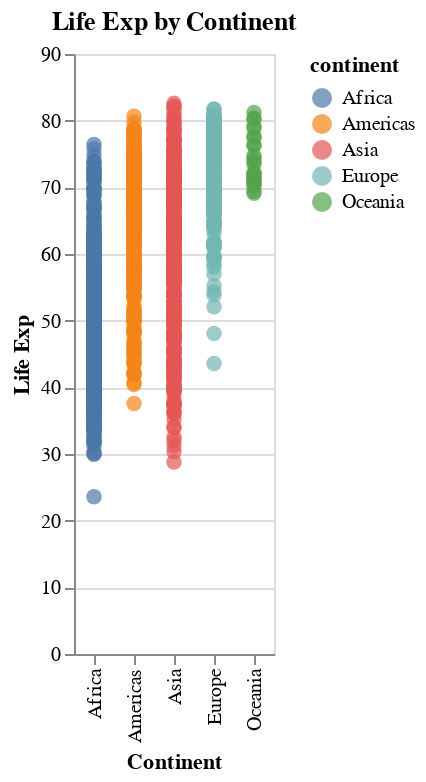

The notebook cell saved with this chart:
### Markdown cell above
We illustrated the distribution of life expectancy across continents using a basic scatter plot. Now, let's enhance the visual appeal and functionality of our plot with additional features provided by the `doeasyeda` package.

Firstly, we will enrich our plot with a colorful palette to differentiate between continents more distinctly. The modified function call is as follows:

### Code cell
create_scatter_plot(df, 'continent', 'lifeExp', color='continent', 
                    title='Life Exp by Continent', x_title= 'Continent', y_title='Life Exp')

### Figure 1 — Vega-Lite specification as saved in the notebook (floating-point values rounded to 4 significant figures; data arrays with more than 128 entries replaced by an {"elided": "..."} marker saying what was removed)
{"config": {"view": {"continuousWidth": 300, "continuousHeight": 300}}, "data": {"name": "data-b2c0eb9e74d7068ac4fa8519d4d33213"}, "mark": {"type": "circle", "size": 60}, "encoding": {"color": {"field": "continent", "type": "nominal"}, "x": {"field": "continent", "title": "Continent", "type": "nominal"}, "y": {"field": "lifeExp", "title": "Life Exp", "type": "quantitative"}}, "title": "Life Exp by Continent", "$schema": "https://vega.github.io/schema/vega-lite/v5.15.1.json", "datasets": {"data-b2c0eb9e74d7068ac4fa8519d4d33213": {"elided": "1704 records"}}}
